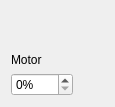
<?xml version="1.0" encoding="UTF-8"?>
<ui version="4.0">
 <class>MotorWidget</class>
 <widget class="QWidget" name="MotorWidget">
  <property name="geometry">
   <rect>
    <x>0</x>
    <y>0</y>
    <width>115</width>
    <height>107</height>
   </rect>
  </property>
  <property name="windowTitle">
   <string>Motor Settings</string>
  </property>
  <layout class="QGridLayout" name="gridLayout" rowstretch="0,0,0" columnstretch="2,1">
   <item row="2" column="0">
    <widget class="QSpinBox" name="motor_spinbox">
     <property name="suffix">
      <string>%</string>
     </property>
     <property name="maximum">
      <number>100</number>
     </property>
    </widget>
   </item>
   <item row="2" column="1">
    <spacer name="horizontalSpacer">
     <property name="orientation">
      <enum>Qt::Orientation::Horizontal</enum>
     </property>
     <property name="sizeHint" stdset="0">
      <size>
       <width>40</width>
       <height>20</height>
      </size>
     </property>
    </spacer>
   </item>
   <item row="1" column="0">
    <widget class="QLabel" name="motor_label">
     <property name="text">
      <string>Motor</string>
     </property>
    </widget>
   </item>
   <item row="0" column="0">
    <spacer name="verticalSpacer">
     <property name="orientation">
      <enum>Qt::Orientation::Vertical</enum>
     </property>
     <property name="sizeHint" stdset="0">
      <size>
       <width>20</width>
       <height>40</height>
      </size>
     </property>
    </spacer>
   </item>
  </layout>
 </widget>
 <resources/>
 <connections/>
</ui>
